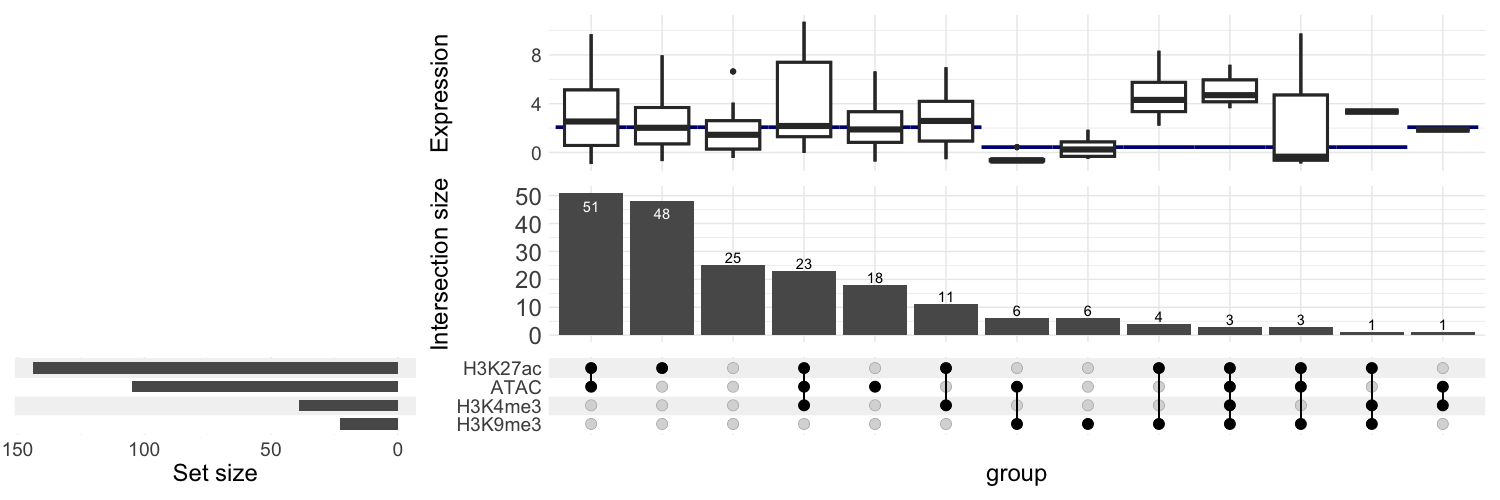

The R source for this figure:
library(dplyr)
library(ComplexUpset)
library(ggplot2)
library(coro)

low_ds_table <- "../../dicty_data/low_ds_df.csv"

# Load the data as a df
low_ds_df <- read.csv(low_ds_table)
set_names <- c("H3K9me3",
               "H3K27ac",
               "H3K4me3",
               "ATAC")
names(low_ds_df) <- c("Gene ID", set_names, "Expression")
low_ds_df[, 2:5] <- lapply(low_ds_df[, 2:5], function(col) {
  as.integer(factor(col)) - 1
})

h3k9me3_med <- median(low_ds_df$Expression[low_ds_df$H3K9me3 == TRUE])
non_h3k9me3_med <- median(low_ds_df$Expression[low_ds_df$H3K9me3 != TRUE])
wilcox.test(low_ds_df$Expression[low_ds_df$H3K9me3 == TRUE], 
            low_ds_df$Expression[low_ds_df$H3K9me3 != TRUE])

med_expr <- generator(function() {
  for (x in c(
    non_h3k9me3_med,
    non_h3k9me3_med,
    non_h3k9me3_med,
    non_h3k9me3_med,
    non_h3k9me3_med,
    non_h3k9me3_med,
    h3k9me3_med,
    h3k9me3_med,
    h3k9me3_med,
    h3k9me3_med,
    h3k9me3_med,
    h3k9me3_med,
    non_h3k9me3_med
  )) {
    yield(x)
  }
})
f <- med_expr()

# Create the upset plot theme
plt_theme <- upset_default_themes()
plt_theme$intersections_matrix[[1]]$text$size <- 18
plt_theme$`Intersection size`[[1]]$text$size <- 18
plt_theme$`Intersection size`[[1]]$axis.text$size <- 18
plt_theme$`Intersection size`[[1]]$axis.text.x$size <- 18
plt_theme$`Intersection size`[[1]]$axis.text.y$size <- 18
plt_theme$overall_sizes[[1]]$text$size <- 18
plt_theme$default[[1]]$text$size <- 18

upset(low_ds_df,
      set_names,
      annotations = list(
        "Expression" = ggplot(
          mapping=aes(
            x = intersection,
            y = Expression
          )
        ) +
          geom_boxplot(lwd=1.08) +
          stat_summary(
            fun = NULL,
            fun.min = NULL,
            fun.max = f,
            geom = "errorbar", # Use errorbar to draw a horizontal line segment
            color = "navyblue",
            linewidth = 1.3,
            width = 1
          )
      ),
      themes = plt_theme)
